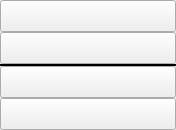
<ui version="4.0" >
 <class>ContactListMenuClass</class>
 <widget class="QWidget" name="ContactListMenuClass" >
  <property name="geometry" >
   <rect>
    <x>0</x>
    <y>0</y>
    <width>176</width>
    <height>130</height>
   </rect>
  </property>
  <layout class="QVBoxLayout" name="verticalLayout" >
   <property name="spacing" >
    <number>0</number>
   </property>
   <property name="margin" >
    <number>0</number>
   </property>
   <item>
    <widget class="QFrame" name="menuFrame" >
     <property name="frameShape" >
      <enum>QFrame::NoFrame</enum>
     </property>
     <property name="frameShadow" >
      <enum>QFrame::Plain</enum>
     </property>
     <property name="lineWidth" >
      <number>0</number>
     </property>
     <layout class="QVBoxLayout" name="verticalLayout_2" >
      <property name="spacing" >
       <number>0</number>
      </property>
      <property name="margin" >
       <number>0</number>
      </property>
      <item>
       <widget class="QToolButton" name="onlineButton" >
        <property name="sizePolicy" >
         <sizepolicy vsizetype="Fixed" hsizetype="Expanding" >
          <horstretch>0</horstretch>
          <verstretch>0</verstretch>
         </sizepolicy>
        </property>
        <property name="minimumSize" >
         <size>
          <width>0</width>
          <height>32</height>
         </size>
        </property>
        <property name="text" >
         <string/>
        </property>
        <property name="toolButtonStyle" >
         <enum>Qt::ToolButtonTextBesideIcon</enum>
        </property>
       </widget>
      </item>
      <item>
       <widget class="QToolButton" name="offlineButton" >
        <property name="sizePolicy" >
         <sizepolicy vsizetype="Fixed" hsizetype="Expanding" >
          <horstretch>0</horstretch>
          <verstretch>0</verstretch>
         </sizepolicy>
        </property>
        <property name="minimumSize" >
         <size>
          <width>0</width>
          <height>32</height>
         </size>
        </property>
        <property name="toolButtonStyle" >
         <enum>Qt::ToolButtonTextBesideIcon</enum>
        </property>
       </widget>
      </item>
      <item>
       <widget class="QFrame" name="separatorFrame" >
        <property name="minimumSize" >
         <size>
          <width>0</width>
          <height>2</height>
         </size>
        </property>
        <property name="maximumSize" >
         <size>
          <width>16777215</width>
          <height>2</height>
         </size>
        </property>
        <property name="frameShape" >
         <enum>QFrame::Box</enum>
        </property>
        <property name="frameShadow" >
         <enum>QFrame::Plain</enum>
        </property>
       </widget>
      </item>
      <item>
       <widget class="QToolButton" name="logoutButton" >
        <property name="sizePolicy" >
         <sizepolicy vsizetype="Fixed" hsizetype="Expanding" >
          <horstretch>0</horstretch>
          <verstretch>0</verstretch>
         </sizepolicy>
        </property>
        <property name="minimumSize" >
         <size>
          <width>0</width>
          <height>32</height>
         </size>
        </property>
        <property name="toolButtonStyle" >
         <enum>Qt::ToolButtonTextBesideIcon</enum>
        </property>
       </widget>
      </item>
      <item>
       <widget class="QToolButton" name="exitButton" >
        <property name="sizePolicy" >
         <sizepolicy vsizetype="Fixed" hsizetype="Expanding" >
          <horstretch>0</horstretch>
          <verstretch>0</verstretch>
         </sizepolicy>
        </property>
        <property name="minimumSize" >
         <size>
          <width>0</width>
          <height>32</height>
         </size>
        </property>
        <property name="toolButtonStyle" >
         <enum>Qt::ToolButtonTextBesideIcon</enum>
        </property>
       </widget>
      </item>
     </layout>
    </widget>
   </item>
  </layout>
 </widget>
 <layoutdefault spacing="6" margin="11" />
 <resources/>
 <connections/>
</ui>
